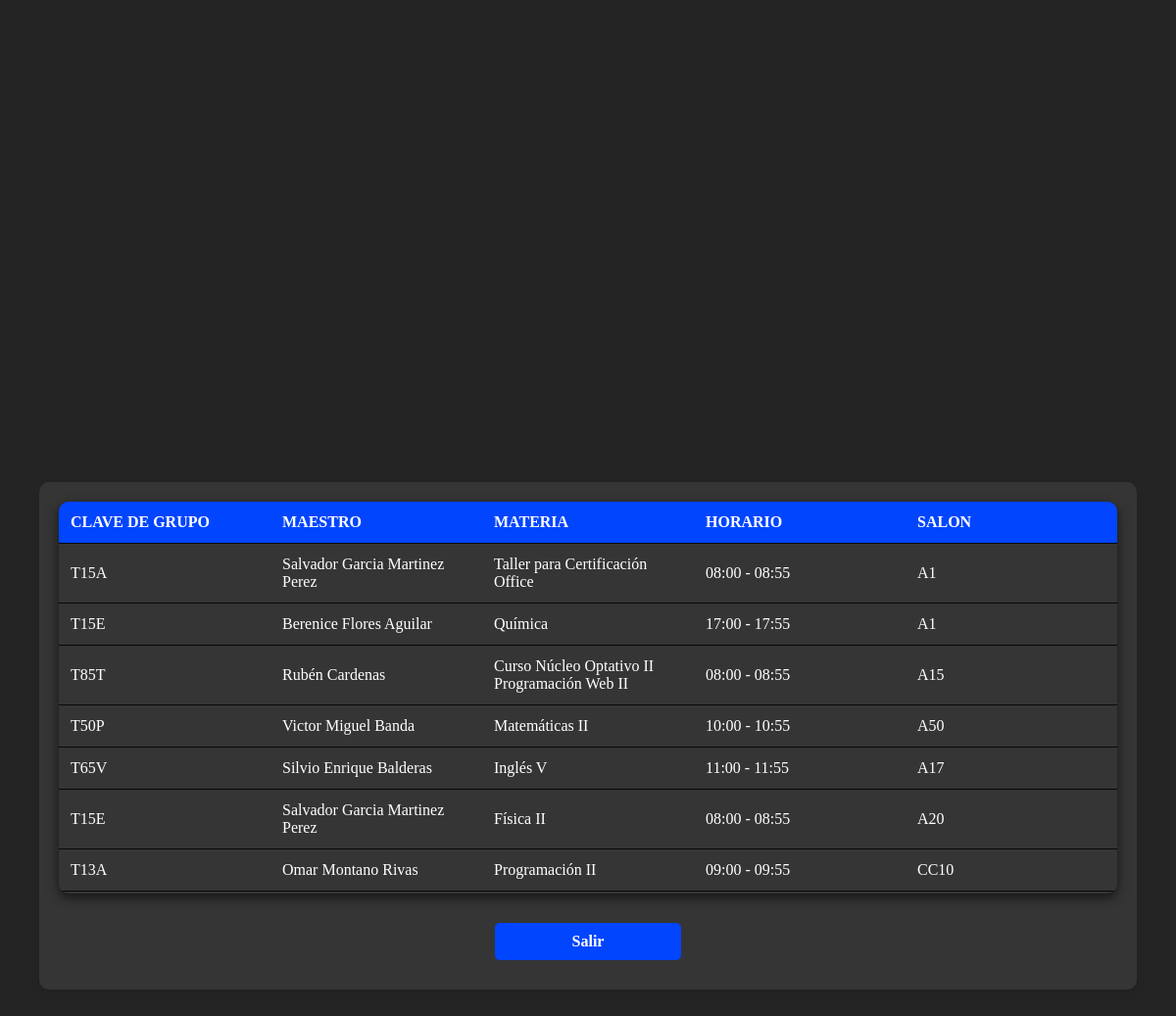
The app's page /busca_grupo.php with its own data.
### tables this page shows
CREATE TABLE `grupos` (
  `grupo` int(11) NOT NULL,
  `clave_grupo` text NOT NULL,
  `maestro` int(11) NOT NULL,
  `materia` int(11) NOT NULL,
  `horario` int(11) NOT NULL,
  `salon` int(11) NOT NULL
);

CREATE TABLE `usuarios` (
  `matricula` int(11) NOT NULL,
  `nombre_completo` text NOT NULL,
  `carrera` int(11) NOT NULL,
  `generacion` int(11) NOT NULL,
  `semestre` int(11) NOT NULL,
  `username` text NOT NULL,
  `password` text NOT NULL,
  `tipo` int(11) NOT NULL
);

CREATE TABLE `materias` (
  `materia` int(11) NOT NULL,
  `nombre_materia` text NOT NULL,
  `clave_materia` text NOT NULL,
  `numero_horas` int(11) NOT NULL,
  `creditos` int(11) NOT NULL,
  `semestre` int(11) NOT NULL,
  `materia_anterior` int(11) DEFAULT NULL,
  `area` int(11) NOT NULL,
  `carrera` int(11) NOT NULL
);

CREATE TABLE `horarios` (
  `horario` int(11) NOT NULL,
  `tipo` text NOT NULL,
  `hora_lunes` text NOT NULL,
  `hora_martes` text NOT NULL,
  `hora_miercoles` text NOT NULL,
  `hora_jueves` text NOT NULL,
  `hora_viernes` text NOT NULL
);

CREATE TABLE `salones` (
  `salon` int(11) NOT NULL,
  `clave_salon` text NOT NULL,
  `nombre_salon` text NOT NULL,
  `ubicacion_fisica` text NOT NULL
);

### busca_grupo.php (the view, shortened to what this page needs)
<!DOCTYPE html>
<html lang="en">
<head>
    <link rel="stylesheet" type="text/css" href="Tablas_consulta.css" />
</head>
<body>
    <div class="container">
    <?php
$servername = "localhost";
$username = "root";
$contrasena = "";
$dbname = "t15a_proyecto";
$conn = new mysqli($servername, $username, $contrasena, $dbname);
$check = [0,0,0,0,0];
if ($check[0] == 0 && $check[1] == 0 && $check[2] == 0 && $check[3] == 0 && $check[4] == 0) {
    $cadQuery = "SELECT grupos.*, usuarios.nombre_completo, horarios.hora_miercoles, salones.clave_salon, materias.nombre_materia FROM grupos
    INNER JOIN usuarios ON grupos.maestro = usuarios.matricula
    INNER JOIN horarios ON grupos.horario = horarios.horario
    INNER JOIN salones ON grupos.salon = salones.salon
    INNER JOIN materias ON grupos.materia = materias.materia";
    $result = $conn->query($cadQuery);
    if ($result->num_rows > 0) {
        echo "<table>
            <tr>
                <th>Clave de grupo</th>
                <th>Maestro</th>
                <th>Materia</th>
                <th>Horario</th>
                <th>Salon</th>
            </tr>";
        while ($row = $result->fetch_assoc()) {
            echo "<tr>
                    <td>" . $row["clave_grupo"] . "</td>
                    <td>" . $row["nombre_completo"] . "</td>
                    <td>" . $row["nombre_materia"] . "</td>
                    <td>" . $row["hora_miercoles"] . "</td>
                    <td>" . $row["clave_salon"] . "</td>
                </tr>";
        }
        echo "</table>";
        echo "<a href='forms_buscar_grupos.php'>Salir</a>";
    } else {
        echo "Resultados no encontrados";
    }
}
?>
    </div>
</body>
</html>

### Tablas_consulta.css (style rules this page uses)
body { margin: 0; padding: 0; font-family: 'Roboto Slab', serif; background-color: #242424; display: flex; justify-content: center; align-items: center; min-height: 100vh; }
.container { width: 90%; max-width: 100%; background-color: #353535; padding: 20px; border-radius: 10px; box-shadow: 0 4px 8px rgba(0, 0, 0, 0.1); text-align: center; color: white; }
table { width: 100%; max-height: 400px; border-collapse: collapse; margin-bottom: 20px; border-radius: 10px; overflow: hidden; box-shadow: 0 4px 12px rgba(0, 0, 0, 0.61); color: white; display: block; overflow-y: auto; }
th, td { padding: 12px; text-align: left; border-bottom: 1px solid #080808; }
th { background-color: #0145ff; color: white; text-transform: uppercase; }
input[type="submit"], a { padding: 10px 20px; margin: 10px; border: none; background-color: #0145ff; color: white; cursor: pointer; text-decoration: none; border-radius: 5px; display: inline-block; font-weight: bold; width: 150px; text-align: center; transition: all 0.5s; }

### records on screen
grupos: clave_grupo "T15A", maestro.nombre_completo "Salvador Garcia Martinez Perez", materia.nombre_materia "Taller para Certificación Office", horario.hora_miercoles "08:00 - 08:55", salon.clave_salon "A1"
grupos: clave_grupo "T15E", maestro.nombre_completo "Berenice Flores Aguilar", materia.nombre_materia "Química", horario.hora_miercoles "17:00 - 17:55", salon.clave_salon "A1"
grupos: clave_grupo "T85T", maestro.nombre_completo "Rubén Cardenas", materia.nombre_materia "Curso Núcleo Optativo II Programación Web II", horario.hora_miercoles "08:00 - 08:55", salon.clave_salon "A15"
grupos: clave_grupo "T50P", maestro.nombre_completo "Victor Miguel Banda", materia.nombre_materia "Matemáticas II", horario.hora_miercoles "10:00 - 10:55", salon.clave_salon "A50"
grupos: clave_grupo "T65V", maestro.nombre_completo "Silvio Enrique Balderas", materia.nombre_materia "Inglés V", horario.hora_miercoles "11:00 - 11:55", salon.clave_salon "A17"
grupos: clave_grupo "T15E", maestro.nombre_completo "Salvador Garcia Martinez Perez", materia.nombre_materia "Física II", horario.hora_miercoles "08:00 - 08:55", salon.clave_salon "A20"
grupos: clave_grupo "T13A", maestro.nombre_completo "Omar Montano Rivas", materia.nombre_materia "Programación II", horario.hora_miercoles "09:00 - 09:55", salon.clave_salon "CC10"
